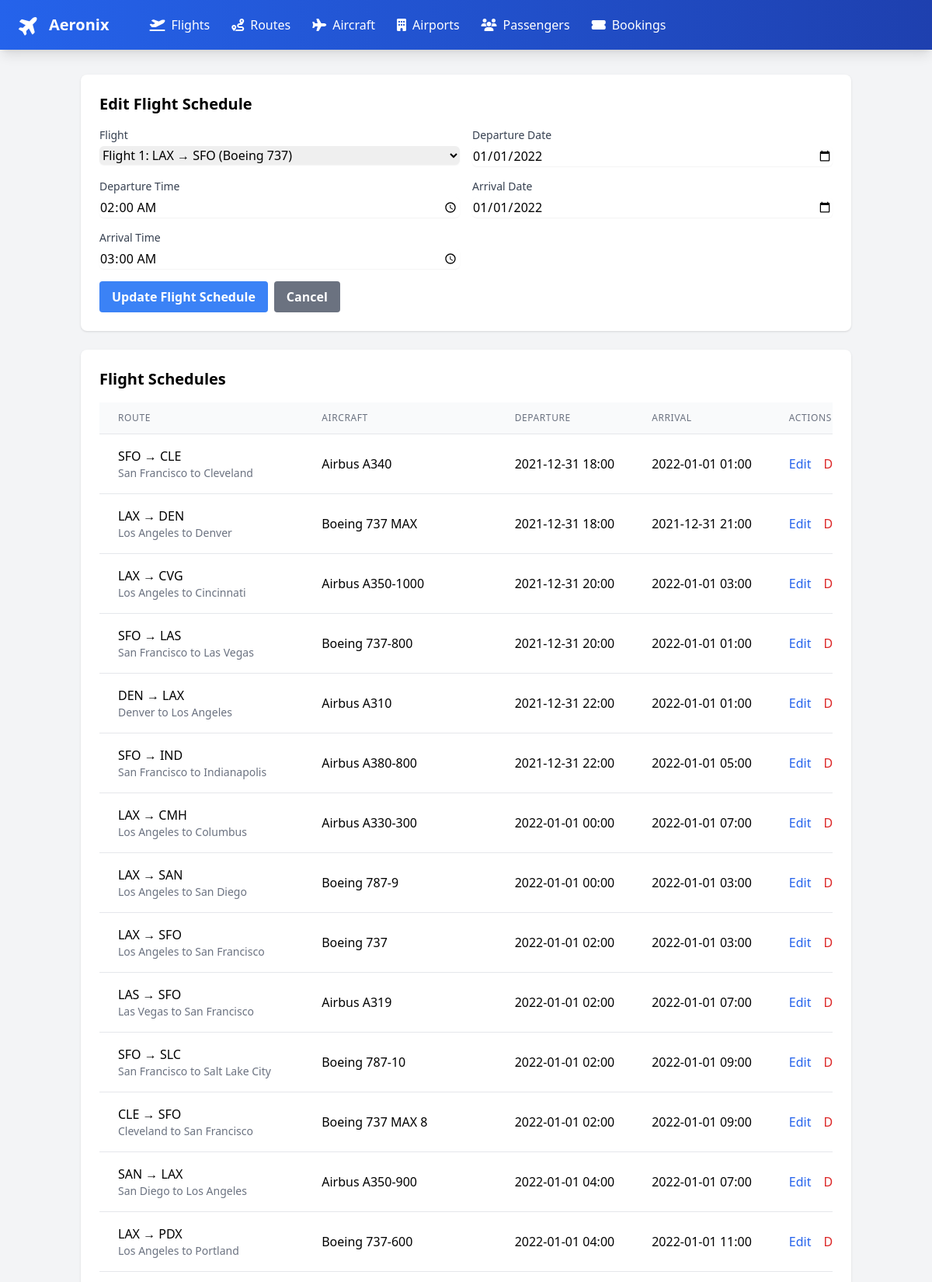
The app's page /flights.php?edit=1 (upper part) with its own data.
### tables this page shows
CREATE TABLE `schedules` (
  `schedule_id` int(11) NOT NULL,
  `flight_id` int(11) NOT NULL,
  `departure_time` timestamp NOT NULL DEFAULT CURRENT_TIMESTAMP,
  `arrival_time` timestamp NOT NULL DEFAULT CURRENT_TIMESTAMP
);

CREATE TABLE `airports` (
  `airport_id` int(11) NOT NULL,
  `code` varchar(3) NOT NULL,
  `name` varchar(50) NOT NULL,
  `city` varchar(50) NOT NULL,
  `country` varchar(50) NOT NULL
);

CREATE TABLE `aircraft` (
  `aircraft_id` int(11) NOT NULL,
  `model` varchar(50) NOT NULL,
  `capacity` int(11) NOT NULL,
  `flight_range` int(11) NOT NULL
);

### flights.php (the view, shortened to what this page needs)
<?php
include 'includes/db_connect.php';
include 'includes/header.php';
$editing = false;
$schedule = null;
if (isset($_GET['edit'])) {
    $editing = true;
    $stmt = $pdo->prepare("SELECT * FROM schedules WHERE schedule_id = ?");
    $stmt->execute([$_GET['edit']]);
    $schedule = $stmt->fetch();
}
$flights = $pdo->query("
    SELECT DISTINCT s.flight_id,
           a.model as aircraft_model,
           dep.code as departure_code,
           arr.code as arrival_code
    FROM schedules s
    JOIN routes r ON s.flight_id = r.route_id
    JOIN airports dep ON r.departure_airport_id = dep.airport_id
    JOIN airports arr ON r.arrival_airport_id = arr.airport_id
    JOIN aircraft a ON a.aircraft_id = s.flight_id
    ORDER BY s.flight_id
")->fetchAll();
$schedules = $pdo->query("
    SELECT s.schedule_id,
           s.flight_id,
           s.departure_time,
           s.arrival_time,
           a.model as aircraft_model,
           dep.code as departure_code,
           dep.city as departure_city,
           arr.code as arrival_code,
           arr.city as arrival_city
    FROM schedules s
    JOIN routes r ON s.flight_id = r.route_id
    JOIN airports dep ON r.departure_airport_id = dep.airport_id
    JOIN airports arr ON r.arrival_airport_id = arr.airport_id
    JOIN aircraft a ON a.aircraft_id = s.flight_id
    ORDER BY s.departure_time
")->fetchAll();
?>
<div class="bg-white shadow rounded-lg p-6 mb-6">
    <h2 class="text-xl font-bold mb-4"><?= $editing ? 'Edit' : 'Add' ?> Flight Schedule</h2>
    <form method="POST" class="space-y-4">
        <div class="grid grid-cols-1 md:grid-cols-2 gap-4">
            <div>
                <label class="block text-sm font-medium text-gray-700">Flight</label>
                <select name="flight_id"
                        class="mt-1 block w-full rounded-md border-gray-300 shadow-sm focus:border-blue-500 focus:ring-blue-500"
                        required>
                    <?php foreach ($flights as $flight): ?>
                        <option value="<?= $flight['flight_id'] ?>"
                                <?= ($editing && $schedule['flight_id'] == $flight['flight_id']) ? 'selected' : '' ?>>
                            Flight <?= $flight['flight_id'] ?>:
                        </option>
                    <?php endforeach; ?>
                </select>
            </div>
            <div>
                <label class="block text-sm font-medium text-gray-700">Departure Date</label>
                <input type="date" name="departure_date"
                       value="<?= $editing ? date('Y-m-d', strtotime($schedule['departure_time'])) : '' ?>"
                       class="mt-1 block w-full rounded-md border-gray-300 shadow-sm focus:border-blue-500 focus:ring-blue-500"
                       required>
            </div>
            <div>
                <label class="block text-sm font-medium text-gray-700">Departure Time</label>
                <input type="time" name="departure_time"
                       value="<?= $editing ? date('H:i', strtotime($schedule['departure_time'])) : '' ?>"
                       class="mt-1 block w-full rounded-md border-gray-300 shadow-sm focus:border-blue-500 focus:ring-blue-500"
                       required>
            </div>
            <div>
                <label class="block text-sm font-medium text-gray-700">Arrival Date</label>
                <input type="date" name="arrival_date"
                       value="<?= $editing ? date('Y-m-d', strtotime($schedule['arrival_time'])) : '' ?>"
                       class="mt-1 block w-full rounded-md border-gray-300 shadow-sm focus:border-blue-500 focus:ring-blue-500"
                       required>
            </div>
            <div>
                <label class="block text-sm font-medium text-gray-700">Arrival Time</label>
                <input type="time" name="arrival_time"
                       value="<?= $editing ? date('H:i', strtotime($schedule['arrival_time'])) : '' ?>"
                       class="mt-1 block w-full rounded-md border-gray-300 shadow-sm focus:border-blue-500 focus:ring-blue-500"
                       required>
            </div>
        </div>
        <div class="flex items-center space-x-2">
            <button type="submit" name="submit"
                    class="bg-blue-500 hover:bg-blue-700 text-white font-bold py-2 px-4 rounded">
                <?= $editing ? 'Update' : 'Add' ?> Flight Schedule
            </button>
            <?php if ($editing): ?>
                <a href="index.php"
                   class="bg-gray-500 hover:bg-gray-700 text-white font-bold py-2 px-4 rounded">
                    Cancel
                </a>
            <?php endif; ?>
        </div>
    </form>
</div>
<div class="bg-white shadow rounded-lg p-6">
    <h2 class="text-xl font-bold mb-4">Flight Schedules</h2>
    <div class="overflow-x-auto">
        <table class="min-w-full divide-y divide-gray-200">
            <thead class="bg-gray-50">
                <tr>
                    <th class="px-6 py-3 text-left text-xs font-medium text-gray-500 uppercase tracking-wider">Route</th>
                    <th class="px-6 py-3 text-left text-xs font-medium text-gray-500 uppercase tracking-wider">Aircraft</th>
                    <th class="px-6 py-3 text-left text-xs font-medium text-gray-500 uppercase tracking-wider">Departure</th>
                    <th class="px-6 py-3 text-left text-xs font-medium text-gray-500 uppercase tracking-wider">Arrival</th>
                    <th class="px-6 py-3 text-left text-xs font-medium text-gray-500 uppercase tracking-wider">Actions</th>
                </tr>
            </thead>
            <tbody class="bg-white divide-y divide-gray-200">
                <?php foreach ($schedules as $s): ?>
                    <tr>
                        <td class="px-6 py-4 whitespace-nowrap">
                            <?= htmlspecialchars($s['departure_code']) ?> → <?= htmlspecialchars($s['arrival_code']) ?>
                            <div class="text-sm text-gray-500">
                                <?= htmlspecialchars($s['departure_city']) ?> to <?= htmlspecialchars($s['arrival_city']) ?>
                            </div>
                        </td>
                        <td class="px-6 py-4 whitespace-nowrap"><?= htmlspecialchars($s['aircraft_model']) ?></td>
                        <td class="px-6 py-4 whitespace-nowrap">
                            <?= date('Y-m-d H:i', strtotime($s['departure_time'])) ?>
                        </td>
                        <td class="px-6 py-4 whitespace-nowrap">
                            <?= date('Y-m-d H:i', strtotime($s['arrival_time'])) ?>
                        </td>
                        <td class="px-6 py-4 whitespace-nowrap">
                            <a href="?edit=<?= $s['schedule_id'] ?>"
                               class="text-blue-600 hover:text-blue-900 mr-3">Edit</a>
                            <form method="POST" class="inline">
                                <button type="submit" name="delete"
                                        class="text-red-600 hover:text-red-900"
                                        onclick="return confirm('Are you sure you want to delete this flight schedule?')">
                                    Delete
                                </button>
                            </form>
                        </td>
                    </tr>
                <?php endforeach; ?>
            </tbody>
        </table>
    </div>
</div>
<?php include 'includes/footer.php'; ?>

### records on screen
schedules: flight_id "Flight 1: LAX → SFO (Boeing 737)", departure_date "01/01/2022", departure_time "02:00", arrival_date "01/01/2022", arrival_time "03:00", airports.code "LAX", airports.code "SFO", airports.city "Los Angeles", airports.city "San Francisco", aircraft.model "Boeing 737", departure_time "2022-01-01 02:00", arrival_time "2022-01-01 03:00"
schedules: airports.code "SFO", airports.code "CLE", airports.city "San Francisco", airports.city "Cleveland", aircraft.model "Airbus A340", departure_time "2021-12-31 18:00", arrival_time "2022-01-01 01:00"
schedules: airports.code "LAX", airports.code "DEN", airports.city "Los Angeles", airports.city "Denver", aircraft.model "Boeing 737 MAX", departure_time "2021-12-31 18:00", arrival_time "2021-12-31 21:00"
schedules: airports.code "LAX", airports.code "CVG", airports.city "Los Angeles", airports.city "Cincinnati", aircraft.model "Airbus A350-1000", departure_time "2021-12-31 20:00", arrival_time "2022-01-01 03:00"
schedules: airports.code "SFO", airports.code "LAS", airports.city "San Francisco", airports.city "Las Vegas", aircraft.model "Boeing 737-800", departure_time "2021-12-31 20:00", arrival_time "2022-01-01 01:00"
schedules: airports.code "DEN", airports.code "LAX", airports.city "Denver", airports.city "Los Angeles", aircraft.model "Airbus A310", departure_time "2021-12-31 22:00", arrival_time "2022-01-01 01:00"
schedules: airports.code "SFO", airports.code "IND", airports.city "San Francisco", airports.city "Indianapolis", aircraft.model "Airbus A380-800", departure_time "2021-12-31 22:00", arrival_time "2022-01-01 05:00"
schedules: airports.code "LAX", airports.code "CMH", airports.city "Los Angeles", airports.city "Columbus", aircraft.model "Airbus A330-300", departure_time "2022-01-01 00:00", arrival_time "2022-01-01 07:00"
schedules: airports.code "LAX", airports.code "SAN", airports.city "Los Angeles", airports.city "San Diego", aircraft.model "Boeing 787-9", departure_time "2022-01-01 00:00", arrival_time "2022-01-01 03:00"
schedules: airports.code "LAS", airports.code "SFO", airports.city "Las Vegas", airports.city "San Francisco", aircraft.model "Airbus A319", departure_time "2022-01-01 02:00", arrival_time "2022-01-01 07:00"
schedules: airports.code "SFO", airports.code "SLC", airports.city "San Francisco", airports.city "Salt Lake City", aircraft.model "Boeing 787-10", departure_time "2022-01-01 02:00", arrival_time "2022-01-01 09:00"
schedules: airports.code "CLE", airports.code "SFO", airports.city "Cleveland", airports.city "San Francisco", aircraft.model "Boeing 737 MAX 8", departure_time "2022-01-01 02:00", arrival_time "2022-01-01 09:00"
schedules: airports.code "SAN", airports.code "LAX", airports.city "San Diego", airports.city "Los Angeles", aircraft.model "Airbus A350-900", departure_time "2022-01-01 04:00", arrival_time "2022-01-01 07:00"
schedules: airports.code "LAX", airports.code "PDX", airports.city "Los Angeles", airports.city "Portland", aircraft.model "Boeing 737-600", departure_time "2022-01-01 04:00", arrival_time "2022-01-01 11:00"
